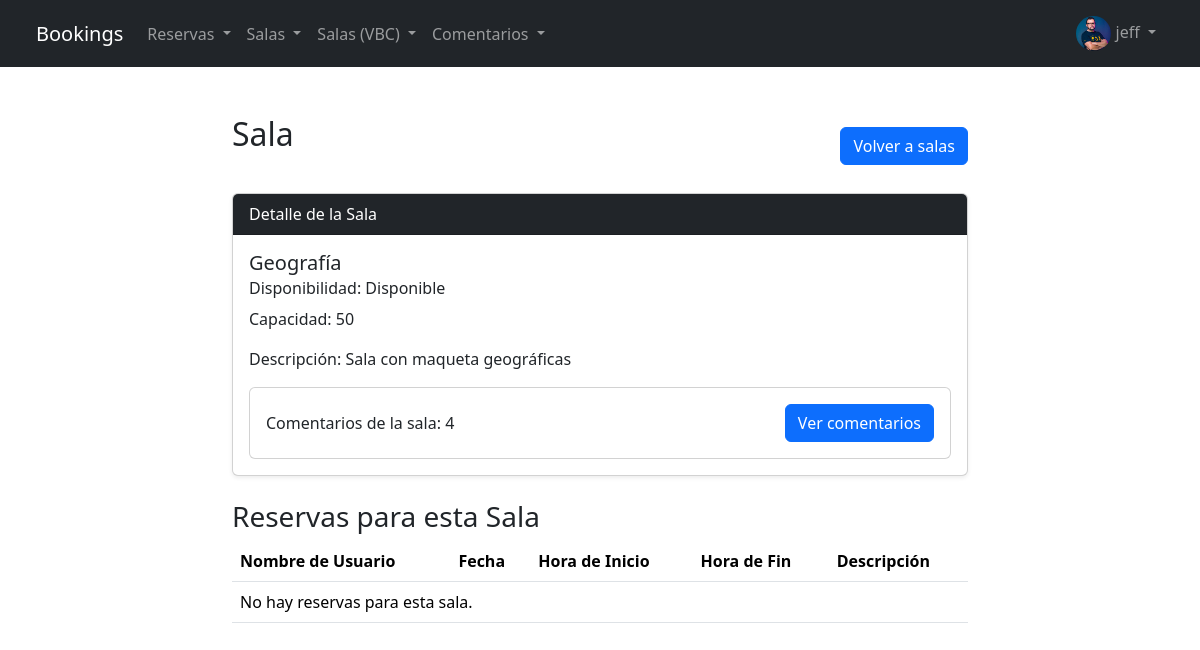
/bookings/room/vbc/5/detail (signed in), run on the app's committed database.
### bookings/models.py (models this page shows, shortened)
class Avatar(models.Model):
    user = models.OneToOneField(User, on_delete=models.CASCADE, related_name='avatar')
    image = models.ImageField(upload_to='avatars/')

class Sala(models.Model):
    nombre = models.CharField(max_length=100)
    disponible = models.BooleanField(default=True)
    capacidad = models.IntegerField()
    descripcion = models.TextField(blank=True, null=True)

class Comentario(models.Model):
    usuario = models.ForeignKey(User, on_delete=models.CASCADE)
    sala = models.ForeignKey(Sala, on_delete=models.CASCADE, related_name='comentarios')
    contenido = models.TextField()
    calificacion = models.CharField(max_length=100)
    fecha_creacion = models.DateTimeField(auto_now_add=True)

### bookings/views.py (the view)
# urls.py: path('room/vbc/<int:pk>/detail', RoomDetailView.as_view(), name='vbc_room_detail'),
class RoomDetailView(LoginRequiredMixin, DetailView):
    model = Sala
    template_name = 'vbc/room_detail.html'
    context_object_name = 'detail_room_vbc'

### bookings/templates/vbc/room_detail.html (shortened to what this page needs)
{% extends 'bookings/base.html' %}
{% block content %}
<section class="py-5">
    <div class="container">
        <div class="row">
            <div class="col-lg-8 mx-auto">
                <div class="d-flex justify-content-between align-items-center mb-3">
                    <h2 class="mb-4">Sala</h2>
                    <a href="{% url 'vbc_room_list' %}" class="btn btn-primary">Volver a salas</a>
                </div>
                <div class="card shadow-sm">
                    <div class="card-header bg-dark text-white">
                        Detalle de la Sala
                    </div>
                    <div class="card-body">
                        <h5 class="card-title">{{ detail_room_vbc.nombre }}</h5>
                        {% if detail_room_vbc.disponible %}
                        <h6 class="card-subtitle mb-2">Disponibilidad: Disponible</h6>
                        {% else %}
                        <h6 class="card-subtitle mb-2">Disponibilidad: No Disponible</h6>
                        {% endif %}
                        <p class="card-text">Capacidad: {{ detail_room_vbc.capacidad }}</p>
                        <p class="card-text">Descripción: {{ detail_room_vbc.descripcion | default:"No proporcionado" }}</p>
                        <div class="card card-body">
                            <div class="d-flex justify-content-between align-items-center">
                               <div>
                                    Comentarios de la sala:
                                    {{ detail_room_vbc.comentarios.all|length }}
                               </div>
                               {% if detail_room_vbc.comentarios.count > 0 %}
                               <button type="button" class="btn btn-primary" data-bs-toggle="modal" data-bs-target="#exampleModal">Ver comentarios</button>
                               {% endif %}
                            </div>
                        </div>
                    </div>
                </div>
                <div class="mt-4">
                    <h3>Reservas para esta Sala</h3>
                    <table class="table">
                        <thead>
                            <tr>
                                <th scope="col">Nombre de Usuario</th>
                                <th scope="col">Fecha</th>
                                <th scope="col">Hora de Inicio</th>
                                <th scope="col">Hora de Fin</th>
                                <th scope="col">Descripción</th>
                            </tr>
                        </thead>
                        <tbody>
                            {% for reserva in detail_room_vbc.reservas.all %}
                            <tr>
                                <td>{{ reserva.nombre_de_usuario }}</td>
                                <td>{{ reserva.fecha | date:"d/m/Y" }}</td>
                                <td>{{ reserva.hora_inicio | date:"H:i" }}</td>
                                <td>{{ reserva.hora_fin | date:"H:i" }}</td>
                                <td>{{ reserva.descripcion | default:"No proporcionado" }}</td>
                            </tr>
                            {% empty %}
                            <tr>
                                <td colspan="5">No hay reservas para esta sala.</td>
                            </tr>
                            {% endfor %}
                        </tbody>
                    </table>
                </div>
            </div>
        </div>
    </div>
</section>
{% endblock %}

### bookings/templates/bookings/base.html (shortened to what this page needs)
{% load static %}
<!DOCTYPE html>
<html lang="es">
<head>
    <link rel="stylesheet" href="{% static 'bookings/css/bootstrap.min.css' %}">
    <link rel="stylesheet" href="https://cdn.jsdelivr.net/npm/bootstrap-icons@1.11.3/font/bootstrap-icons.min.css">
</head>
<body>
    <nav class="navbar navbar-expand-lg navbar-dark bg-dark border-body px-4">
        <div class="container-fluid">
            <a class="navbar-brand" href="/bookings">Bookings</a>
            <div class="collapse navbar-collapse" id="navbarNav">
                {% if user.is_authenticated %}
                <ul class="navbar-nav">
                    <li class="nav-item dropdown">
                        <a class="nav-link dropdown-toggle" href="#" role="button" data-bs-toggle="dropdown" aria-expanded="false">
                            Reservas
                        </a>
                    </li>
                    <li class="nav-item dropdown">
                        <a class="nav-link dropdown-toggle" href="#" role="button" data-bs-toggle="dropdown" aria-expanded="false">
                            Salas
                        </a>
                    </li>
                    <li class="nav-item dropdown">
                        <a class="nav-link dropdown-toggle" href="#" role="button" data-bs-toggle="dropdown" aria-expanded="false">
                            Salas (VBC)
                        </a>
                    </li>
                    <li class="nav-item dropdown">
                        <a class="nav-link dropdown-toggle" href="#" role="button" data-bs-toggle="dropdown" aria-expanded="false">
                            Comentarios
                        </a>
                    </li>
                </ul>
                {% endif %}
                <ul class="navbar-nav ms-auto">
                    {% if user.is_authenticated %}
                    <li class="nav-item dropdown">
                        <a class="nav-link dropdown-toggle" href="#" role="button" data-bs-toggle="dropdown" aria-expanded="false">
                            {% if user.avatar.image %}
                                <img src="{{ user.avatar.image.url }}" alt="Avatar" class="rounded-circle" style="height: 35px; width: 35px;">
                            {% else %}
                                <i class="bi bi-person-circle"></i>
                            {% endif %}
                            {% if user.first_name %} {{ user.first_name }} {% else %} {{ user.username }} {% endif %}
                        </a>
                    </li>
                    {% endif %}
                </ul>
            </div>
        </div>
    </nav>
    <div class="container-fluid p-0">
        {% block content %}{% endblock content %}
    </div>
</body>
</html>

### data on the page
Sala: nombre "Geografía", capacidad "50", descripcion "Sala con maqueta geográficas", comentarios.all|length "4"

### other printed values
{{ user.first_name }} "jeff"
